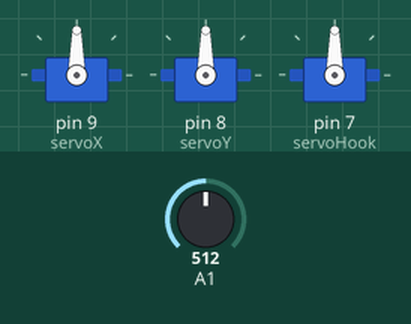
Simulated run of this sketch. Board: Arduino Uno, built with avr-gcc and run on an emulated ATmega328P. Parts: 3 × servo. The inputs (shaded band) are chosen by the test bench; at power-on: A1 = 512.

Above: at 1.2 s.
1.3 s: A1 set to 212
2.8 s: A1 set to 187
At 2.95 s:
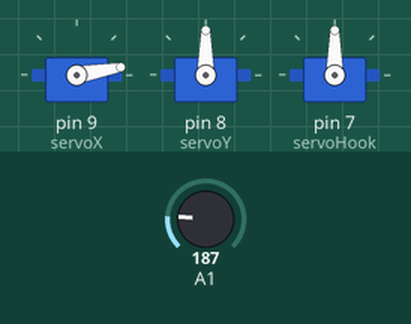
5.8 s: A1 set to 210
At 5.8 s:
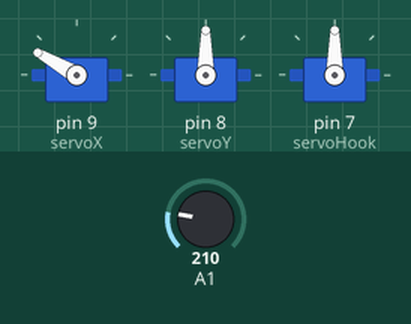
7.3 s: A1 set to 190
At 8.4 s:
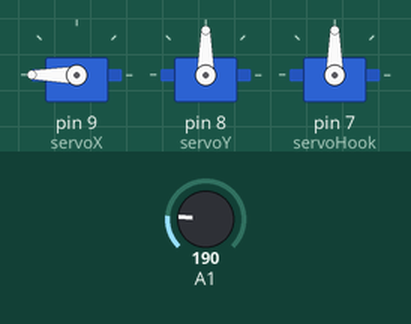
10.3 s: A1 set to 591
13.3 s: A1 set to 608
At 16.04 s:
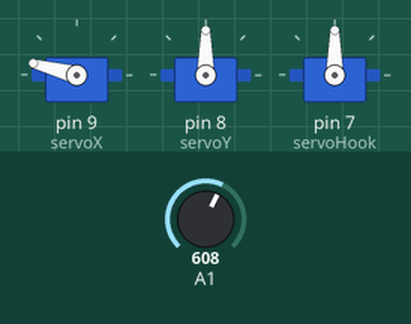
Timing chart, 0 to 17.3 s (numbered marks = the images above; inputs shaded):
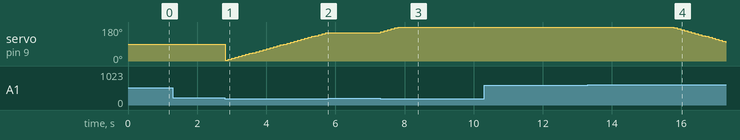

Measured:
- the behaviour switches between 200 and 199 on A1 (found by bisection; images 0 and 1)
- the behaviour switches between 600 and 601 on A1 (found by bisection; images 3 and 4)
- after the input at 1.3 s, every drawn part: stays the same
- after the input at 2.8 s, servo on pin 9 (servoX): 90° → 5° at once, → 10° 0.10 s later, → 15° 0.10 s later, → 20° 0.10 s later, … (30 changes in this stretch)
- after the input at 5.8 s, servo on pin 9 (servoX): stays 150° (without the input it goes to 155° after 0.02 s)
- after the input at 7.3 s, servo on pin 9 (servoX): moves from 150° to 180° over 0.50 s, starting at once
- after the input at 10.3 s, every drawn part: stays the same
- after the input at 13.3 s, servo on pin 9 (servoX): moves from 180° to 100° over 1.5 s, starting after 2.5 s

The sketch:

Crane_Project1.ino
```cpp
#include <Servo.h>

Servo servoX;
Servo servoY;
Servo servoHook;

int counterX = 0;
int counterY = 0;
int lastX = 0;
int lastY = 0;
int button = 3;
int savedposX = 0;
int savedposY = 0;
int savedposHook = 0;
int Xread;
int Yread;
int Hookread;

void setup() {
  // put your setup code here, to run once:
  servoX.attach(9);
  servoY.attach(8);
  servoHook.attach(7);
}

void loop() {
  // put your main code here, to run repeatedly:


  if(analogRead(A1) < 200) {
    counterX += 5;
    servoX.write(counterX);
  }
  delay (50);

  if (analogRead(A1) > 600) {
    counterX -= 5;
    servoX.write(counterX);
  }
  delay (50);

  if (counterX == 180) {
    counterX += 0;
    servoX.write(counterX);
  }
}
```
